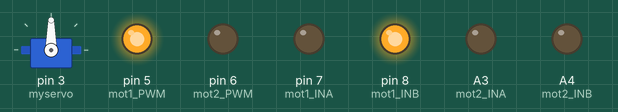
This sketch was run on a simulated Arduino Uno, built with avr-gcc and run on an emulated ATmega328P. Parts: servo, output pins drawn as LEDs (lit = HIGH).

Above: at 0.1 s.
At 2.1 s:
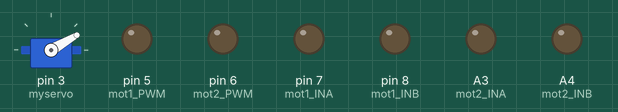
At 7.1 s:
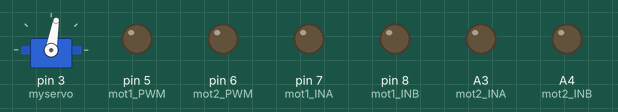
Timing chart, 0 to 8.6 s (numbered marks = the images above):
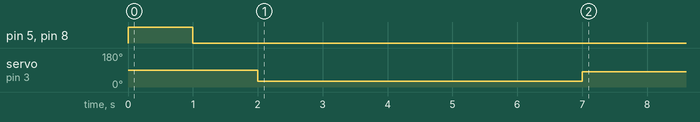

The sketch:

all.ino
```cpp
#include <Servo.h>

Servo myservo; // Create a servo object

int mot1_INA = 7;
int mot1_INB = 8;
int mot1_PWM = 5;
int mot2_INA = A3;
int mot2_INB = A4;
int mot2_PWM = 6;
void setup()
{
    Serial.begin(9600); // Initialize serial communication
    myservo.attach(3);  // Attach the servo to pin 3 (PWM pin)
    delay(1);
    pinMode(mot1_INA, OUTPUT);
    pinMode(mot1_INB, OUTPUT);
    pinMode(mot1_PWM, OUTPUT);
    pinMode(mot2_INA, OUTPUT);
    pinMode(mot2_INB, OUTPUT);
    pinMode(mot2_PWM, OUTPUT);

    digitalWrite(mot1_INA, LOW);
    digitalWrite(mot1_INB, HIGH);
    analogWrite(mot1_PWM, 255);
    delay(1000);
    digitalWrite(mot1_INA, LOW);
    digitalWrite(mot1_INB, LOW);
    analogWrite(mot1_PWM, 0);
    delay(1000);

    myservo.write(30); // Initial low throttle signal to arm the ESC
    delay(5000);       // Wait for 5 seconds to allow the ESC to initialize
}

void loop()
{

    myservo.write(80); // Send mapped value to ESC

    delay(15); // Small delay for stability
}
```

Measured:
- by itself, servo on pin 3 (myservo): 90° → 30° at 2.0 s, → 80° 5.0 s later
